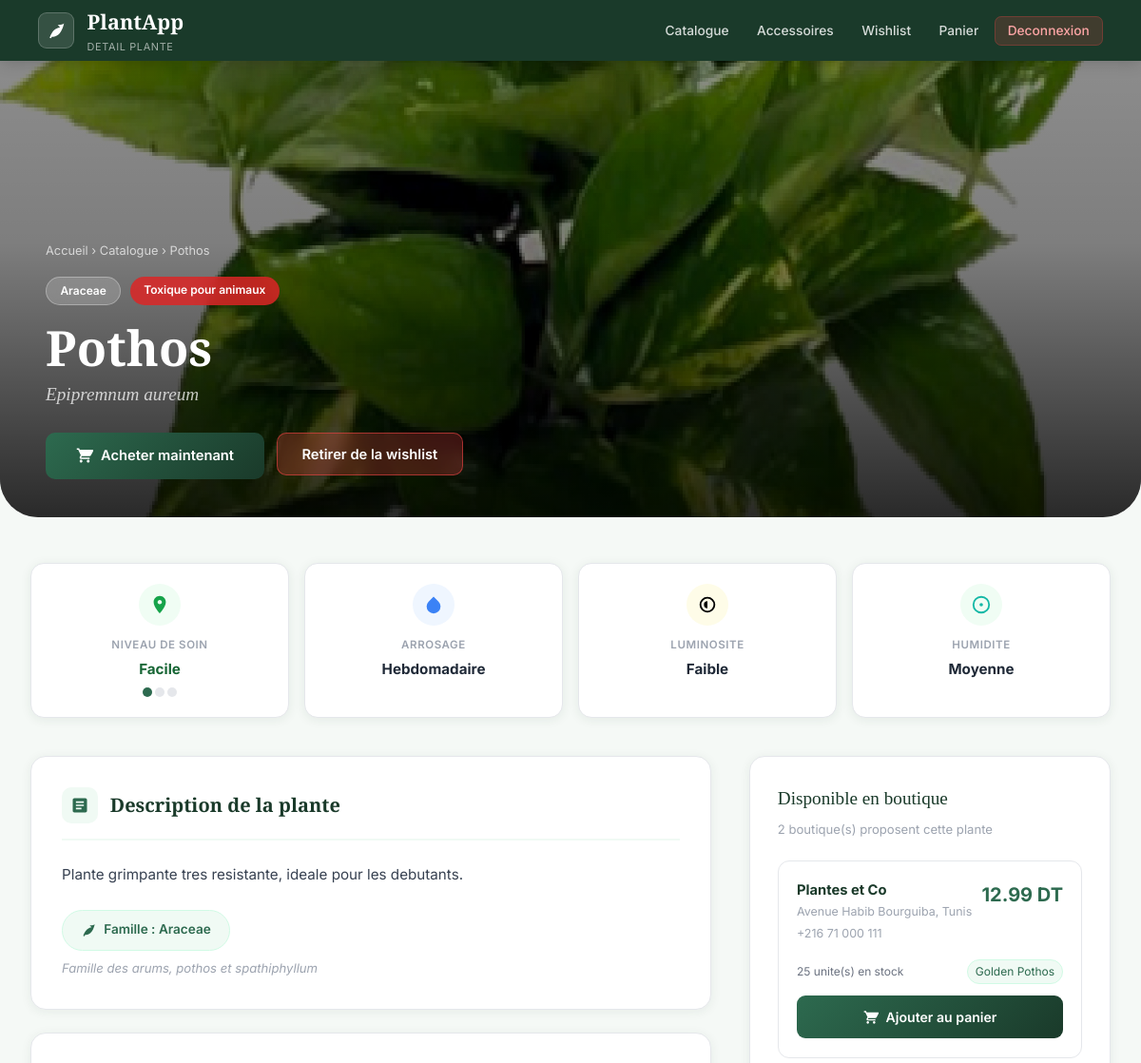
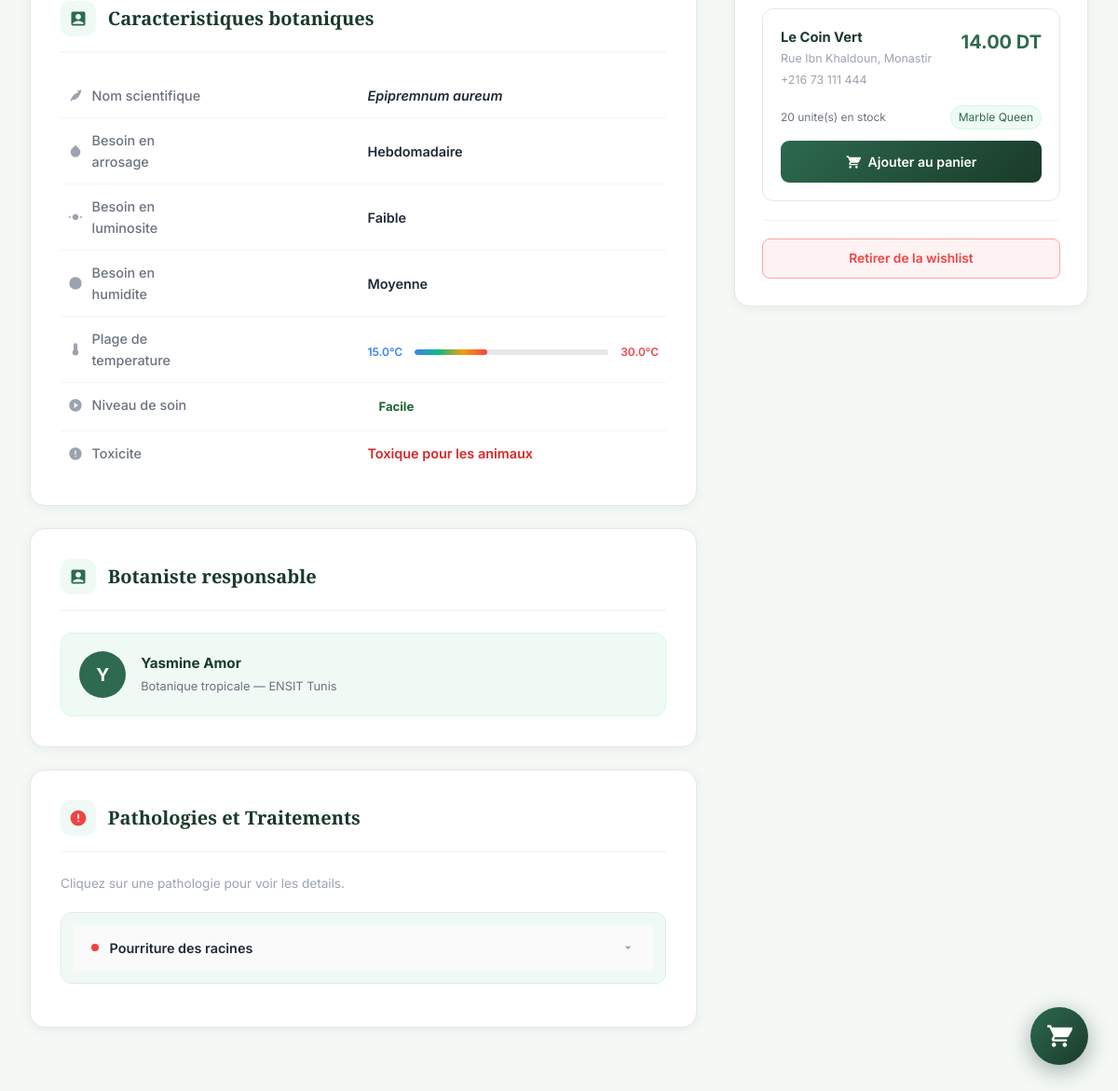
The app's page /plante.php?id=1 (signed in) with its own data (2 pictures, top to bottom).
### tables this page shows
CREATE TABLE Plante (
    id_plante         INT AUTO_INCREMENT PRIMARY KEY,
    nom_commun        VARCHAR(150) NOT NULL,
    nom_scientifique  VARCHAR(200),
    id_famille        INT,
    description       TEXT,
    toxicite          TINYINT(1) DEFAULT 0,
    niveau_soin       ENUM('facile','moyen','difficile') DEFAULT 'facile',
    besoin_arrosage   ENUM('quotidien','hebdomadaire','bimensuel') DEFAULT 'hebdomadaire',
    besoin_luminosite ENUM('faible','moyenne','forte') DEFAULT 'moyenne',
    besoin_humidite   ENUM('faible','moyenne','elevee') DEFAULT 'moyenne',
    temperature_min   DECIMAL(4,1) DEFAULT 15.0,
    temperature_max   DECIMAL(4,1) DEFAULT 30.0,
    image_url         VARCHAR(500),
    id_botaniste      INT,
    date_ajout        DATETIME DEFAULT CURRENT_TIMESTAMP,
    FOREIGN KEY (id_famille)   REFERENCES Famille(id_famille),
    FOREIGN KEY (id_botaniste) REFERENCES Botaniste(id_utilisateur)
);

CREATE TABLE Famille (
    id_famille  INT AUTO_INCREMENT PRIMARY KEY,
    nom_famille VARCHAR(100) NOT NULL,
    description TEXT
);

CREATE TABLE Utilisateur (
    id_utilisateur   INT AUTO_INCREMENT PRIMARY KEY,
    nom              VARCHAR(100) NOT NULL,
    prenom           VARCHAR(100) NOT NULL,
    email            VARCHAR(150) NOT NULL UNIQUE,
    mot_de_passe     VARCHAR(255) NOT NULL,
    role             ENUM('particulier','botaniste','vendeur') NOT NULL,
    date_inscription DATETIME DEFAULT CURRENT_TIMESTAMP
);

CREATE TABLE Botaniste (
    id_utilisateur INT PRIMARY KEY,
    specialite     VARCHAR(150),
    institution    VARCHAR(150),
    FOREIGN KEY (id_utilisateur) REFERENCES Utilisateur(id_utilisateur) ON DELETE CASCADE
);

CREATE TABLE Pathologie (
    id_pathologie  INT AUTO_INCREMENT PRIMARY KEY,
    id_plante      INT NOT NULL,
    nom_pathologie VARCHAR(150) NOT NULL,
    symptomes      TEXT,
    traitement     TEXT,
    FOREIGN KEY (id_plante) REFERENCES Plante(id_plante) ON DELETE CASCADE
);

CREATE TABLE Catalogue (
    id_catalogue INT AUTO_INCREMENT PRIMARY KEY,
    id_vendeur   INT NOT NULL,
    id_plante    INT NOT NULL,
    prix         DECIMAL(10,2) NOT NULL,
    stock        INT DEFAULT 0,
    variete      VARCHAR(100),
    disponible   TINYINT(1) DEFAULT 1,
    FOREIGN KEY (id_vendeur) REFERENCES Vendeur(id_utilisateur) ON DELETE CASCADE,
    FOREIGN KEY (id_plante)  REFERENCES Plante(id_plante) ON DELETE CASCADE
);

CREATE TABLE Vendeur (
    id_utilisateur   INT PRIMARY KEY,
    nom_boutique     VARCHAR(150),
    adresse_boutique VARCHAR(200),
    telephone        VARCHAR(20),
    solde            DECIMAL(10,2) DEFAULT 0.00,
    FOREIGN KEY (id_utilisateur) REFERENCES Utilisateur(id_utilisateur) ON DELETE CASCADE
);

### plante.php (the view, shortened to what the rows shown need)
<?php
$conn = getConnection();
$id_p = (int)($_GET['id']??0);
$r = $conn->prepare("SELECT p.*,f.nom_famille,f.description as fam_desc,b.specialite,b.institution,u.nom as bot_nom,u.prenom as bot_prenom FROM Plante p LEFT JOIN Famille f ON f.id_famille=p.id_famille LEFT JOIN Botaniste b ON b.id_utilisateur=p.id_botaniste LEFT JOIN Utilisateur u ON u.id_utilisateur=p.id_botaniste WHERE p.id_plante=?");
$r->bind_param("i",$id_p); $r->execute();
$plante = $r->get_result()->fetch_assoc();
$pr = $conn->prepare("SELECT * FROM Pathologie WHERE id_plante=?");
$pr->bind_param("i",$id_p); $pr->execute();
$pathos = $pr->get_result()->fetch_all(MYSQLI_ASSOC);
$bq = $conn->prepare("SELECT c.id_catalogue,c.prix,c.stock,c.variete,c.id_vendeur,v.nom_boutique,v.adresse_boutique,v.telephone,u.nom,u.prenom FROM Catalogue c JOIN Vendeur v ON v.id_utilisateur=c.id_vendeur JOIN Utilisateur u ON u.id_utilisateur=v.id_utilisateur WHERE c.id_plante=? AND c.disponible=1 AND c.stock>0 ORDER BY c.prix ASC");
$bq->bind_param("i",$id_p); $bq->execute();
$boutiques = $bq->get_result()->fetch_all(MYSQLI_ASSOC);
function soin_label($s){ return $s==='facile'?'Facile':($s==='moyen'?'Moyen':'Difficile'); }
function soin_color($s){ return $s==='facile'?'var(--vert-soin)':($s==='moyen'?'var(--jaune-soin)':'var(--rouge-soin)'); }
function arrosage_label($s){ return $s==='quotidien'?'Quotidien':($s==='hebdomadaire'?'Hebdomadaire':'Bimensuel'); }
function lum_label($s){ return $s==='faible'?'Faible':($s==='moyenne'?'Moyenne':'Forte'); }
function hum_label($s){ return $s==='faible'?'Faible':($s==='moyenne'?'Moyenne':'Elevee'); }
function lum_icon($s){
    if($s==='faible')  return '<svg viewBox="0 0 24 24"><path d="M12 3a9 9 0 1 0 0 18A9 9 0 0 0 12 3zm0 16a7 7 0 1 1 0-14A7 7 0 0 1 12 19zm0-11a4 4 0 0 0 0 8V8z"/></svg>';
    return '<svg viewBox="0 0 24 24"><path d="M12 7c-2.76 0-5 2.24-5 5s2.24 5 5 5 5-2.24 5-5-2.24-5-5-5zM2 13h2c.55 0 1-.45 1-1s-.45-1-1-1H2c-.55 0-1 .45-1 1s.45 1 1 1zm18 0h2c.55 0 1-.45 1-1s-.45-1-1-1h-2c-.55 0-1 .45-1 1s.45 1 1 1zM11 2v2c0 .55.45 1 1 1s1-.45 1-1V2c0-.55-.45-1-1-1s-1 .45-1 1zm0 18v2c0 .55.45 1 1 1s1-.45 1-1v-2c0-.55-.45-1-1-1s-1 .45-1 1zM5.99 4.58a.996.996 0 0 0-1.41 0 .996.996 0 0 0 0 1.41l1.06 1.06c.39.39 1.03.39 1.41 0s.39-1.03 0-1.41L5.99 4.58zm12.37 12.37a.996.996 0 0 0-1.41 0 .996.996 0 0 0 0 1.41l1.06 1.06c.39.39 1.03.39 1.41 0a.996.996 0 0 0 0-1.41l-1.06-1.06zm1.06-12.37l-1.06 1.06a.996.996 0 0 0 0 1.41c.39.39 1.03.39 1.41 0l1.06-1.06a.996.996 0 0 0 0-1.41.996.996 0 0 0-1.41 0zM7.05 18.36l-1.06 1.06a.996.996 0 0 0 0 1.41c.39.39 1.03.39 1.41 0l1.06-1.06a.996.996 0 0 0 0-1.41.996.996 0 0 0-1.41 0z"/></svg>';
}
?>
<!DOCTYPE html>
<html lang="fr">
<head>
<link rel="stylesheet" href="style.css">
</head>
<body>
<nav class="navbar">
  <a href="particulier.php" class="navbar-brand">
    <div><h1>PlantApp</h1><span>Detail Plante</span></div>
  </a>
</nav>
<div class="hero">
  <?php if($plante['image_url']): ?>
    <img src="<?=htmlspecialchars($plante['image_url'])?>" alt="<?=htmlspecialchars($plante['nom_commun'])?>"
         class="hero-img-bg"
         onerror="this.style.display='none';document.querySelector('.hero-img-bg-ph').style.display='block'">
  <?php else: ?>
    <div class="hero-img-bg-ph"></div>
  <?php endif; ?>
  <div class="hero-overlay"></div>
  <div class="hero-content">
    <div class="hero-breadcrumb">
      <a href="particulier.php">Accueil</a> &rsaquo;
      <a href="particulier.php#catalogue">Catalogue</a> &rsaquo;
      <?=htmlspecialchars($plante['nom_commun'])?>
    </div>
    <div class="hero-badges">
      <?php if($plante['nom_famille']): ?>
        <span class="hero-badge badge-famille"><?=htmlspecialchars($plante['nom_famille'])?></span>
      <?php endif; ?>
      <?php if($plante['toxicite']): ?>
        <span class="hero-badge badge-toxic">Toxique pour animaux</span>
      <?php else: ?>
        <span class="hero-badge badge-safe">Non toxique</span>
      <?php endif; ?>
    </div>
    <h1 class="hero-title"><?=htmlspecialchars($plante['nom_commun'])?></h1>
    <p class="hero-sci"><?=htmlspecialchars($plante['nom_scientifique']??'')?></p>
    <div class="hero-actions">
      <?php if(!empty($boutiques)): ?>
        <a href="#boutiques" class="btn-hero-primary">
        </a>
      <?php endif; ?>
      <form method="POST" style="display:inline;">
      </form>
    </div>
  </div>
</div>
<div class="page-wrap">
  <div class="score-strip">
    <div class="score-card">
      <div class="score-icon" style="background:#f0fdf4;">
        <svg viewBox="0 0 24 24" style="fill:#16a34a;"><path d="M12 2C8.13 2 5 5.13 5 9c0 5.25 7 13 7 13s7-7.75 7-13c0-3.87-3.13-7-7-7zm0 9.5c-1.38 0-2.5-1.12-2.5-2.5s1.12-2.5 2.5-2.5 2.5 1.12 2.5 2.5-1.12 2.5-2.5 2.5z"/></svg>
      </div>
      <div class="score-label">Niveau de soin</div>
      <div class="score-value" style="color:<?=soin_color($plante['niveau_soin'])?>"><?=soin_label($plante['niveau_soin'])?></div>
      <div class="level-bar" style="justify-content:center;margin-top:.4rem;">
        <?php
          $lvl = $plante['niveau_soin']==='facile'?1:($plante['niveau_soin']==='moyen'?2:3);
          $col = $plante['niveau_soin']==='facile'?'active':($plante['niveau_soin']==='moyen'?'medium':'hard');
          for($i=1;$i<=3;$i++) echo '<div class="level-dot '.($i<=$lvl?$col:'').'"></div>';
        ?>
      </div>
    </div>
    <div class="score-card">
      <div class="score-icon" style="background:#eff6ff;">
        <svg viewBox="0 0 24 24" style="fill:#3b82f6;"><path d="M12 2.69l5.66 5.66a8 8 0 1 1-11.31 0z"/></svg>
      </div>
      <div class="score-label">Arrosage</div>
      <div class="score-value"><?=arrosage_label($plante['besoin_arrosage'])?></div>
    </div>
    <div class="score-card">
      <div class="score-icon" style="background:#fefce8;">
        <?=lum_icon($plante['besoin_luminosite'])?>
      </div>
      <div class="score-label">Luminosite</div>
      <div class="score-value"><?=lum_label($plante['besoin_luminosite'])?></div>
    </div>
    <div class="score-card">
      <div class="score-icon" style="background:#f0fdf4;">
        <svg viewBox="0 0 24 24" style="fill:#14b8a6;width:22px;height:22px;"><path d="M12 2a10 10 0 1 0 0 20A10 10 0 0 0 12 2zm0 18a8 8 0 1 1 0-16A8 8 0 0 1 12 20zm-2-8a2 2 0 1 1 4 0 2 2 0 0 1-4 0z"/></svg>
      </div>
      <div class="score-label">Humidite</div>
      <div class="score-value"><?=hum_label($plante['besoin_humidite'])?></div>
    </div>
  </div>
  <div class="content-grid">
    <div>
      <div class="section">
        <div class="section-head">
          <div class="section-head-icon"><svg viewBox="0 0 24 24"><path d="M19 3H5c-1.1 0-2 .9-2 2v14c0 1.1.9 2 2 2h14c1.1 0 2-.9 2-2V5c0-1.1-.9-2-2-2zm-5 14H7v-2h7v2zm3-4H7v-2h10v2zm0-4H7V7h10v2z"/></svg></div>
          <h2 class="section-title">Description de la plante</h2>
        </div>
        <p class="desc-text"><?=htmlspecialchars($plante['description']??'Aucune description disponible pour cette plante.')?></p>
        <?php if($plante['nom_famille']): ?>
        <div style="margin-top:1.4rem;">
          <span class="famille-badge">
            <svg viewBox="0 0 24 24"><path d="M17 8C8 10 5.9 16.17 3.82 21.34L5.71 22l1-2.3A4.49 4.49 0 0 0 8 20C19 20 22 3 22 3c-1 2-8 2-8 2z"/></svg>
            Famille : <?=htmlspecialchars($plante['nom_famille'])?>
          </span>
          <?php if($plante['fam_desc']): ?>
            <p style="font-size:.82rem;color:#9ca3af;margin-top:.5rem;font-style:italic;"><?=htmlspecialchars($plante['fam_desc'])?></p>
          <?php endif; ?>
        </div>
        <?php endif; ?>
      </div>
      <div class="section">
        <div class="section-head">
          <h2 class="section-title">Caracteristiques botaniques</h2>
        </div>
        <table class="chars-table">
          <tr>
            <td><em><?=htmlspecialchars($plante['nom_scientifique']??'N/A')?></em></td>
          </tr>
          <tr>
            <td>
              <svg viewBox="0 0 24 24"><path d="M12 2.69l5.66 5.66a8 8 0 1 1-11.31 0z"/></svg>
              Besoin en arrosage
            </td>
            <td><?=arrosage_label($plante['besoin_arrosage'])?></td>
          </tr>
          <tr>
            <td>
              <svg viewBox="0 0 24 24"><path d="M12 7c-2.76 0-5 2.24-5 5s2.24 5 5 5 5-2.24 5-5-2.24-5-5-5zM2 13h2c.55 0 1-.45 1-1s-.45-1-1-1H2c-.55 0-1 .45-1 1s.45 1 1 1zm18 0h2c.55 0 1-.45 1-1s-.45-1-1-1h-2c-.55 0-1 .45-1 1s.45 1 1 1z"/></svg>
              Besoin en luminosite
            </td>
            <td><?=lum_label($plante['besoin_luminosite'])?></td>
          </tr>
          <tr>
            <td>
              <svg viewBox="0 0 24 24"><path d="M12 2a10 10 0 1 0 0 20A10 10 0 0 0 12 2z"/></svg>
              Besoin en humidite
            </td>
            <td><?=hum_label($plante['besoin_humidite'])?></td>
          </tr>
          <tr>
            <td>
              <div class="temp-range">
                <span class="temp-min"><?=$plante['temperature_min']?>°C</span>
                <div class="temp-bar"><div class="temp-fill" style="width:<?=min(100,max(10,(($plante['temperature_max']-$plante['temperature_min'])/40)*100))?>%"></div></div>
                <span class="temp-max"><?=$plante['temperature_max']?>°C</span>
              </div>
            </td>
          </tr>
          <tr>
            <td>
              <span style="color:<?=soin_color($plante['niveau_soin'])?>; padding:3px 12px;border-radius:20px;display:inline-block;font-size:.82rem;font-weight:700;">
                <?=soin_label($plante['niveau_soin'])?>
              </span>
            </td>
          </tr>
        </table>
      </div>
      <?php if($plante['bot_nom']): ?>
      <div class="section">
        <div class="section-head">
          <div class="section-head-icon"><svg viewBox="0 0 24 24"><path d="M19 3H5c-1.1 0-2 .9-2 2v14c0 1.1.9 2 2 2h14c1.1 0 2-.9 2-2V5c0-1.1-.9-2-2-2zm-7 3c1.93 0 3.5 1.57 3.5 3.5S13.93 13 12 13s-3.5-1.57-3.5-3.5S10.07 6 12 6zm7 13H5v-.23c0-.62.28-1.2.76-1.58C7.47 15.82 9.64 15 12 15s4.53.82 6.24 2.19c.48.38.76.97.76 1.58V19z"/></svg></div>
          <h2 class="section-title">Botaniste responsable</h2>
        </div>
        <div class="botaniste-card">
          <div class="bot-avatar"><?=strtoupper(substr($plante['bot_prenom'],0,1))?></div>
          <div>
            <div class="bot-name"><?=htmlspecialchars($plante['bot_prenom'].' '.$plante['bot_nom'])?></div>
            <div class="bot-info">
              <?php if($plante['specialite']): ?><?=htmlspecialchars($plante['specialite'])?><?php endif; ?>
              <?php if($plante['institution']): ?> — <?=htmlspecialchars($plante['institution'])?><?php endif; ?>
            </div>
          </div>
        </div>
      </div>
      <?php endif; ?>
      <?php if(!empty($pathos)): ?>
      <div class="section">
        <div class="section-head">
          <h2 class="section-title">Pathologies et Traitements</h2>
        </div>
        <?php foreach($pathos as $i=>$pa): ?>
        <div class="patho-item">
          <button class="patho-header-btn" onclick="togglePatho(<?=$i?>)">
            <div class="patho-name-wrap">
              <span class="patho-dot"></span>
              <span class="patho-name-text"><?=htmlspecialchars($pa['nom_pathologie'])?></span>
            </div>
            <svg class="patho-chevron" id="chev-<?=$i?>" viewBox="0 0 24 24"><path d="M7 10l5 5 5-5z"/></svg>
          </button>
        </div>
        <?php endforeach; ?>
      </div>
      <?php endif; ?>
    </div>
    <div id="boutiques">
      <div class="sidebar-card">
        <?php if(empty($boutiques)): ?>
          <div class="no-stock">Cette plante n est pas disponible en boutique pour le moment.</div>
        <?php else: ?>
          <?php foreach($boutiques as $b): ?>
          <div class="boutique-item">
            <div class="b-top">
              <div>
                <div class="b-name"><?=htmlspecialchars($b['nom_boutique'])?></div>
                <?php if($b['adresse_boutique']): ?><div class="b-addr"><?=htmlspecialchars($b['adresse_boutique'])?></div><?php endif; ?>
                <?php if($b['telephone']): ?><div class="b-tel"><?=htmlspecialchars($b['telephone'])?></div><?php endif; ?>
              </div>
              <div class="b-price"><?=number_format($b['prix'],2)?> DT</div>
            </div>
            <div class="b-meta">
              <span class="b-stock"><?=$b['stock']?> unite(s) en stock</span>
              <?php if($b['variete']): ?><span class="b-variete"><?=htmlspecialchars($b['variete'])?></span><?php endif; ?>
            </div>
            <a href="panier.php?add_plante=<?=$id_p?>&vendeur=<?=$b['id_vendeur']?>&prix=<?=$b['prix']?>&stock=<?=$b['stock']?>" class="btn-add">
              Ajouter au panier
            </a>
          </div>
          <?php endforeach; ?>
        <?php endif; ?>
      </div>
    </div>
  </div>
</div>
</body>
</html>

### records on screen
plante: image_url (picture), nom_commun "Pothos", id_famille.nom_famille "Araceae", nom_scientifique "Epipremnum aureum", niveau_soin "Facile", besoin_arrosage "Hebdomadaire", besoin_luminosite "Faible", besoin_humidite "Moyenne", description "Plante grimpante tres resistante, ideale pour les debutants.", id_famille.description "Famille des arums, pothos et spathiphyllum", temperature_min "15.0", temperature_max "30.0", utilisateur.prenom "Y", utilisateur.prenom+nom "Yasmine Amor", id_botaniste.specialite "Botanique tropicale", id_botaniste.institution "ENSIT Tunis"
pathologie: nom_pathologie "Pourriture des racines"
catalogue: id_vendeur.nom_boutique "Plantes et Co", id_vendeur.adresse_boutique "Avenue Habib Bourguiba, Tunis", id_vendeur.telephone "+216 71 000 111", prix "12.99", stock "25", variete "Golden Pothos"
catalogue: id_vendeur.nom_boutique "Le Coin Vert", id_vendeur.adresse_boutique "Rue Ibn Khaldoun, Monastir", id_vendeur.telephone "+216 73 111 444", prix "14.00", stock "20", variete "Marble Queen"

### other values on screen
count($boutiques) "2"
